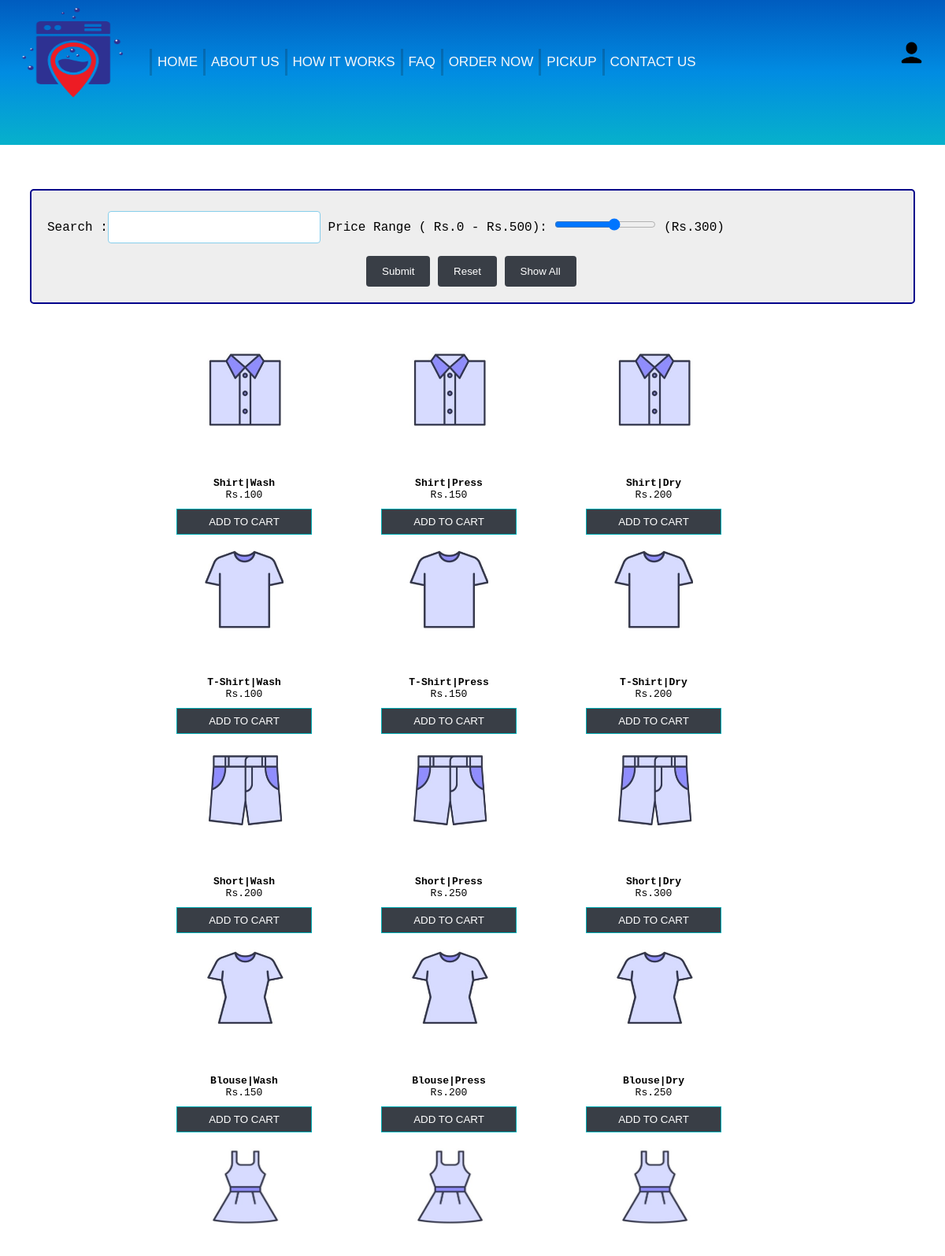
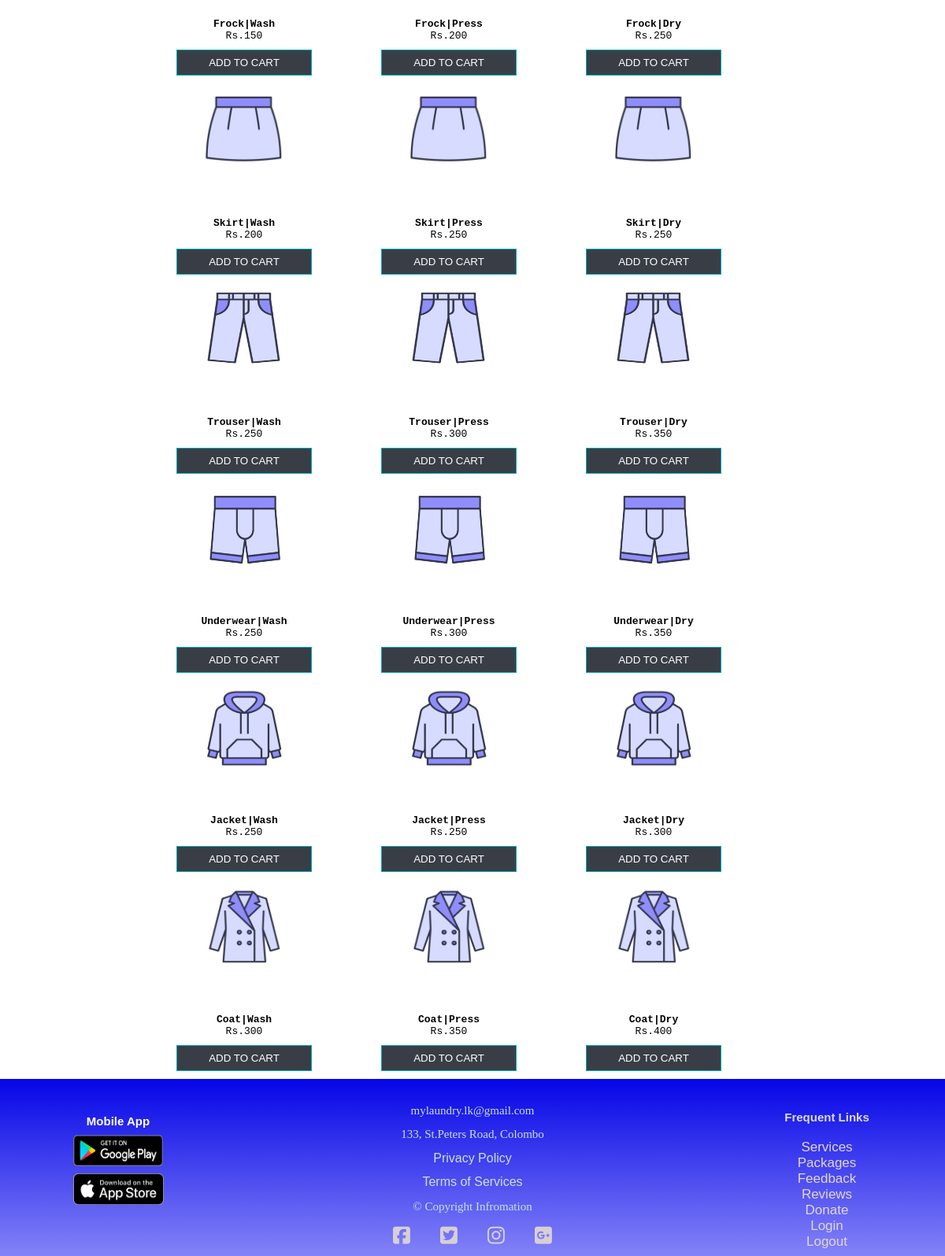
/order.php?type=showAll (signed in), run on the app's committed database (2 pictures, top to bottom).
### tables this page shows
CREATE TABLE `products` (
  `id` int(10) NOT NULL,
  `name` varchar(250) NOT NULL,
  `code` varchar(100) NOT NULL,
  `price` int(11) NOT NULL,
  `image` varchar(250) NOT NULL
);

### html/order.php (the view, shortened to what this page needs)
<?php
require'../php/config.php';
?>
<html>
<head>
<link rel='stylesheet' href='../css/order-cart.css' type='text/css' media='all' />
<link rel="stylesheet" type="text/css" href="../css/inquiry.css">
	<link rel="stylesheet" type="text/css" href="../css/header-footer.css">
</head>
<body>
<div class ="navbar">
		    <div class="icon">
			    <img class="logo" src="../images/laundry service.jpg" alt="comapny logo"></img>
		    </div>
		        <div class="menu">
			        <ul  class="menu-ul">
				        <li ><a class="menu-a" href="index.php">HOME</a></li>
				        <li ><a class="menu-a"  href="about-us.html">ABOUT US </a></li>
				        <li ><a class="menu-a"  href="how-it-works.html">HOW IT WORKS</a></li>
				        <li ><a class="menu-a"  href="faq.html">FAQ</a></li>
				        <li ><a class="menu-a"  href="order.php?type=showAll">ORDER NOW</a></li>
				        <li ><a class="menu-a"  href="pickup.html">PICKUP</a></li>
				        <li ><a class="menu-a"  href="contact-us.php">CONTACT US</a></li>
			        </ul>
		        </div>
		         <div class="cart-profile">
		         		<a href="user.php"><img  class="user-icon"src="../images/user-icon.png" width = 35px></a>
		         </div>
		</div>
<div id="search">
<form method="post" action="<?php echo htmlspecialchars($_SERVER["PHP_SELF"]);?>">
	Search :<input type="text" name="cName">
	Price Range ( Rs.0 - Rs.500):
	<input type="range"  id ="dateI"  name="sentDate" min="0" max="500" step="100">
	(Rs.<span id="slider-value"></span>)
	<div id="buttons">
	<input type="submit" value="Submit" name="searchSubmit">
	<input type="reset" value="Reset">
	<input type="submit" value="Show All" name ="showAll">
	</div>
</form>
</div>
<div class ="order-main">
<?php
if (isset($_GET['type']) and $_GET['type'] == "showAll") {
	$sql = "SELECT * FROM products";
	$displayType = "showAll";
	select($sql,$displayType);
	}
function select($sql,$displayType){
	global $conn;
	$result = $conn->query($sql);
	while($row = $result->fetch_assoc()){
			echo "	<div class='product_wrapper'>
				  			<form method='post' action='../php/add-to-cart.php?type=".$displayType."'>
				  				<input type='hidden' name='code' value=".$row['code']." />
				  						<div class='image'><img src='".$row['image']."' width = '100px' height = '100px' /></div>
				  						<div class='name'>".$row['name']."</div>
			   	  					<div class='price'>Rs.".$row['price']."</div>
				  						<button type='submit' class='buy'>Add to Cart</button>
				  			</form>
			   	  	</div>";
	        }
}
?>
</div>
		<div class="footer">
			<div class="content-1">
				<center>
				<h3>Mobile App</h3>
				<a href="https://play.google.com/store/apps"><img class="app-googleplay" src="../images/googleplay.jpg"></a> <br>
				<a href="https://www.apple.com/app-store/"><img class="app-appstore" src="../images/appstore.jpg"></a>
				</center>
			</div>
			<div class="content-2">
				    <h4 class="line-1">mylaundry.lk@gmail.com </h4>
				    <h4 class="line-2">133, St.Peters Road, Colombo</h4>
				    <a  class="infor-line" href="privacy-policy.html">Privacy Policy</a><br>
				    <a  class="infor-line" href="terms-of-services.html">Terms of Services</a>
				    <h4 class="line-5"> &copy; Copyright Infromation</h4>
				<div class="social-links">
					<a class="social-links-a" href="https://www.facebook.com"><i class="fa-brands fa-facebook-square"></i></a>
					<a class="social-links-a" href="https://twitter.com"><i class="fa-brands fa-twitter-square"></i></a>
					<a class="social-links-a" href="https://www.instagram.com"><i class="fa-brands fa-instagram"></i></a>
					<a class="social-links-a" href="https://www.google.com/account"><i class="fa-brands fa-google-plus-square"></i></a>
				</div>
			</div>
			<div class="content-3">
				<h3 id="quick-link-header">Frequent Links</h3>
				<ul class="quick-link-ul">
					<li><a class="quick-link-a" href="services.html">Services</a></li>
					<li ><a class="quick-link-a" href="package.html">Packages</a></li>
					<li ><a class="quick-link-a" href="feedback.php">Feedback</a></li>
					<li ><a class="quick-link-a" href="review.php">Reviews</a></li>
					<li ><a class="quick-link-a" href="donate.html">Donate</a></li>
					<li ><a class="quick-link-a"  href="login.php">Login</a></li>
					<li ><a class="quick-link-a" href="../php/logout.php">Logout</a></li>
				</ul>
			</div>
		</div>
</body>
</html>

### css/order-cart.css (style rules this page uses)
body { font-family: monospace; }
.order-main { width:70vw; margin:50 auto; position: relative; top : 30vh; }
.product_wrapper { float:left; padding: 10px; text-align: center; width: 20vw; }
.image { width: 20vw; height: 20vh; }
.product_wrapper .name { font-weight:bold; }
.product_wrapper .buy { text-transform: uppercase; background: #393E46; border: 1px solid #00ADB5; cursor: pointer; color: #fff; padding: 8px 40px; margin-top: 10px; }

### css/inquiry.css (style rules this page uses)
#search { position: relative; top: 30vh; width: 90%; margin: auto; font-family: monospace; font-size: 16px; border: 3px solid darkblue ; border-width: 2px 2px 2px 2px; border-radius: 5px; background-color: #EEEEEE; padding: 20px; }
#buttons { margin : auto ; width: 25%; }
input[type=text],input[type=date] { width: 25%; padding: 12px; border: 1px solid skyblue; border-radius: 4px; box-sizing: border-box; margin-top: 6px; margin-bottom: 16px; }
input[type=submit], input[type=reset] { background-color: #393E46; color: white; padding: 12px 20px; border: none; border-radius: 4px; cursor: pointer; }

### css/header-footer.css (style rules this page uses)
* { margin: 0; padding: 0; }
body { margin: 0 auto; }
.icon { min-width: 15vw; float: left; transition: 0.3s ease-in-out; }
.logo { height: 124px; width: 150px; margin: 5px 10px 0px 15px; transition: 0.3s ease-in-out; }
.navbar { background-image: linear-gradient( #005cbf , #018ce2, #07b1cb); height: 23vh; width: 100vw; position: fixed; z-index: 28; top: 0; background-repeat: no-repeat; transition: 0.5s ease-in-out; }
.menu { min-width: 70vw; float: left; height: 40px; margin-top: 59px; margin-left: 10px; transition: 0.5s ease-in-out; }
.menu-ul { margin-top: 3.4px; float: left; display: flex; justify-content: center; align-items: center; }
.menu .menu-ul li { list-style: none; font-size: 17px; border: solid rgba(21, 19, 19, 0.206); border-width: 0 0 0 3px; padding: 7px; }
.menu-ul li .menu-a { text-decoration: none; color: rgb(250, 249, 249); font-family: sans-serif; font-weight: 500; transition: all .4s ease; }
.cart-profile { width : 5vw; float : right; }
.cart-profile .user-icon { margin-top: 50px; font-size: 30px; float: rigth; color: black; transition: 0.5s ease-in-out; }
.footer { position: relative; bottom: 0; display: flex; width: 100%; top: 30vh; background-image: linear-gradient(#0404e7fe, #0808f080); font-family: sans-serif,serif; }
.content-1 { width: 25%; height: 200px; }
.app-googleplay { width: 130px; height: 58px; }
.app-appstore { width: 115px; height: 40px; }
.content-1 h3 { font-family: Verdana, Arial, Helvetica, sans-serif; font-weight: bold; font-size: 15px; color: rgb(254, 254, 252); text-align: center; margin-top: 45px; }
.content-2 { width: 50%; height: 200px; line-height: 190%; margin-top: 25px; text-align: center; }
.content-2 h4 { font-family: Verdana; font-size: 15px; font-weight: 2; color: rgb(204, 223, 225); }
.content-3 { width: 25%; height: 200px; }
.infor-line { font-family: sans-serif; font-size : 16px; color: rgb(204, 223, 225); margin: auto; text-decoration: none; }
.social-links { display: flex; width : 20vw; margin: auto; margin-top: 10px; }
.social-links-a { width: 5vw; text-align: center; text-decoration: none; color: rgba(220, 210, 210, 0.965); transition: 0.3s ease-in ; }
.social-links-a .fa-brands { font-size: 25px; }
#quick-link-header { font-weight: bold; margin-bottom: 20px; color: rgb(220, 219, 228); }
.quick-link-a { width: 25vw; margin : auto; font-size: 17px; color: rgb(225, 215, 215); text-decoration: none; }
.content-3 h3 { font-family: Verdana, Arial, Helvetica, sans-serif; font-weight: bold; font-size: 15px; color: black; text-align: center; margin-top: 40px; }
.quick-link-ul { text-align: center; list-style-type: none; }

### data on the page
products: image (picture), name "Shirt|Wash", price "100"
products: image (picture), name "Shirt|Press", price "150"
products: image (picture), name "Shirt|Dry", price "200"
products: image (picture), name "T-Shirt|Wash", price "100"
products: image (picture), name "T-Shirt|Press", price "150"
products: image (picture), name "T-Shirt|Dry", price "200"
products: image (picture), name "Short|Wash", price "200"
products: image (picture), name "Short|Press", price "250"
products: image (picture), name "Short|Dry", price "300"
products: image (picture), name "Blouse|Wash", price "150"
products: image (picture), name "Blouse|Press", price "200"
products: image (picture), name "Blouse|Dry", price "250"
products: image (picture), name "Frock|Wash", price "150"
products: image (picture), name "Frock|Press", price "200"
products: image (picture), name "Frock|Dry", price "250"
products: image (picture), name "Skirt|Wash", price "200"
products: image (picture), name "Skirt|Press", price "250"
products: image (picture), name "Skirt|Dry", price "250"
products: image (picture), name "Trouser|Wash", price "250"
products: image (picture), name "Trouser|Press", price "300"
products: image (picture), name "Trouser|Dry", price "350"
products: image (picture), name "Underwear|Wash", price "250"
products: image (picture), name "Underwear|Press", price "300"
products: image (picture), name "Underwear|Dry", price "350"
products: image (picture), name "Jacket|Wash", price "250"
products: image (picture), name "Jacket|Press", price "250"
products: image (picture), name "Jacket|Dry", price "300"
products: image (picture), name "Coat|Wash", price "300"
products: image (picture), name "Coat|Press", price "350"
products: image (picture), name "Coat|Dry", price "400"
